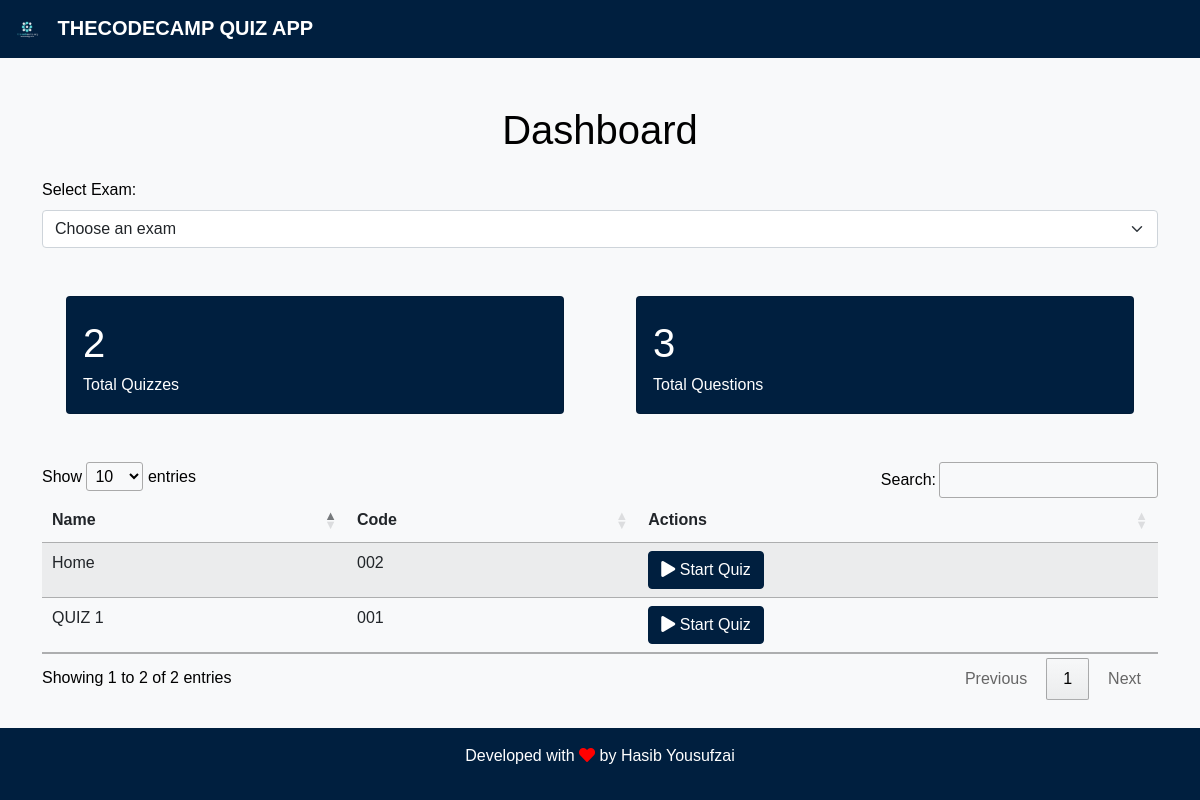
The page / on the database its author committed.
### quizapp/models.py (models this page shows, shortened)
class Quiz(models.Model):
    exam = models.ForeignKey(Exam, on_delete=models.CASCADE)
    name = models.CharField(max_length=255)
    code = models.CharField(max_length=50, unique=True)
    questions = models.ManyToManyField(Question)

### quizapp/views.py (the view)
# urls.py: path('', views.dashboard, name='dashboard'),
def dashboard(request):
    exams = Exam.objects.all()
    quizzes = Quiz.objects.all()
    questions = Question.objects.count()
    quiz_data = []
    for quiz in quizzes:
        quiz_data.append({
            'id': quiz.id,
            'name': quiz.name,
            'code': quiz.code,
            'exam_id': quiz.exam_id
        })
    context = {
        'exams': exams,
        'quizzes': quizzes,
        'quizzes_json': json.dumps(quiz_data),
        'questions': questions
    }
    return render(request, 'dashboard.html', context)

### templates/dashboard.html (shortened to what this page needs)
{% load static %}
<!DOCTYPE html>
<html lang="en">
<head>
    <link href="https://cdn.jsdelivr.net/npm/bootstrap@5.1.3/dist/css/bootstrap.min.css" rel="stylesheet">
    <link rel="stylesheet" href="https://cdnjs.cloudflare.com/ajax/libs/font-awesome/5.15.4/css/all.min.css">
    <link rel="stylesheet" href="https://cdn.datatables.net/1.11.5/css/jquery.dataTables.min.css">
</head>
<body>
    <nav class="navbar navbar-expand-lg navbar-dark">
        <div class="container-fluid">
            <a class="navbar-brand" href="{% url "dashboard" %}">
                <img src=" {% static "/logo/logo.png" %}" alt="logo" style="height:30px; margin-right:10px;">
                THECODECAMP QUIZ APP
            </a>
        </div>
    </nav>
    <div class="container mt-5">
        <h1 class="text-center mb-4">Dashboard</h1>
        <div class="mb-4">
            <label for="examSelect" class="form-label">Select Exam:</label>
            <select class="form-select" id="examSelect">
                <option value="" disabled selected>Choose an exam</option>
            </select>
        </div>
        <div class="row">
            <div class="col-sm-6">
                <div class="card card-counter animate__animated animate__fadeInUp">
                    <div class="card-body">
                        <div class="count" id="quizCount">{{ quizzes|length }}</div>
                        <div class="count-name">Total Quizzes</div>
                    </div>
                </div>
            </div>
            <div class="col-sm-6">
                <div class="card card-counter animate__animated animate__fadeInUp">
                    <div class="card-body">
                        <div class="count">{{questions}}</div>
                        <div class="count-name">Total Questions</div>
                    </div>
                </div>
            </div>
        </div>
        <div class="mt-4">
            <table class="table table-striped table-hover" id="quizTable">
                <thead>
                    <tr>
                        <th>Name</th>
                        <th>Code</th>
                        <th>Actions</th>
                    </tr>
                </thead>
                <tbody>
                    {% for quiz in quizzes %}
                        <tr data-exam-id="{{ quiz.exam_id }}">
                            <td>{{ quiz.name }}</td>
                            <td>{{ quiz.code }}</td>
                            <td>
                                <button class="btn btn-primary start-quiz" data-url="{% url 'start_quiz' quiz.id %}"><i class="fas fa-play"></i> Start Quiz</button>
                            </td>
                        </tr>
                    {% endfor %}
                </tbody>
            </table>
        </div>
    </div>
    <footer>
        <p>Developed with <i class="fas fa-heart footer-love"></i> by Hasib Yousufzai</p>
    </footer>
</body>
</html>

### templates/dashboard.html (style rules this page uses)
body { font-family: 'Arial', sans-serif; background-color: #f8f9fa; color: #000; }
.navbar { background-color: #001f3f; }
.navbar-brand { font-weight: bold; color: #fff; }
.card-counter { margin: 1.5rem; background-color: #001f3f; color: #fff; }
.card-counter .count { font-size: 2.5rem; }
footer { background-color: #001f3f; color: #fff; padding: 1rem; text-align: center; position: fixed; left: 0; bottom: 0; width: 100%; }
.footer-love { color: red; }
.btn-primary { background-color: #001f3f; border-color: #001f3f; }

### rows shown on the page
Quiz: name "QUIZ 1", code "001"
Quiz: name "Home", code "002"

### other values the page prints
{{ quizzes|length }} "2"
{{ questions }} "3"
